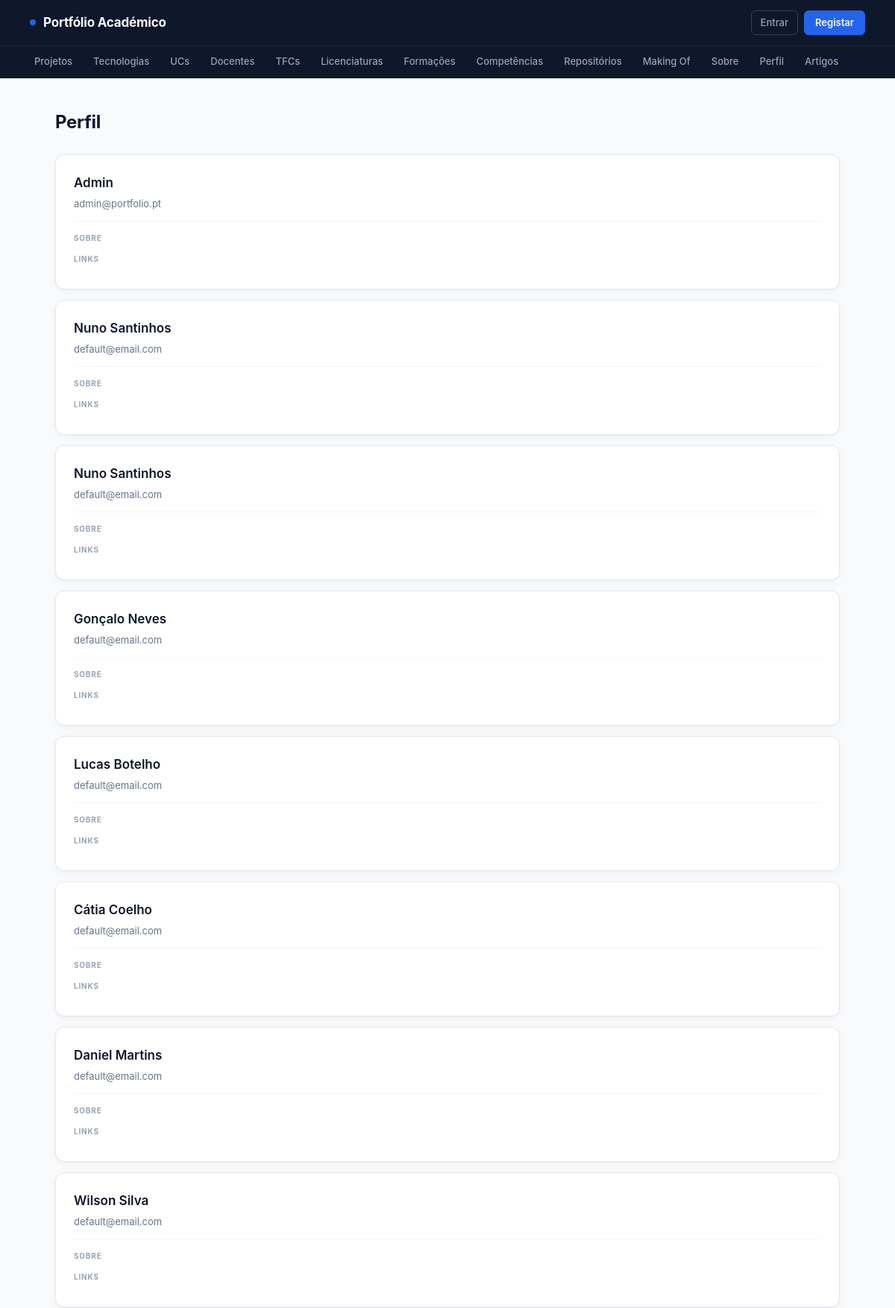
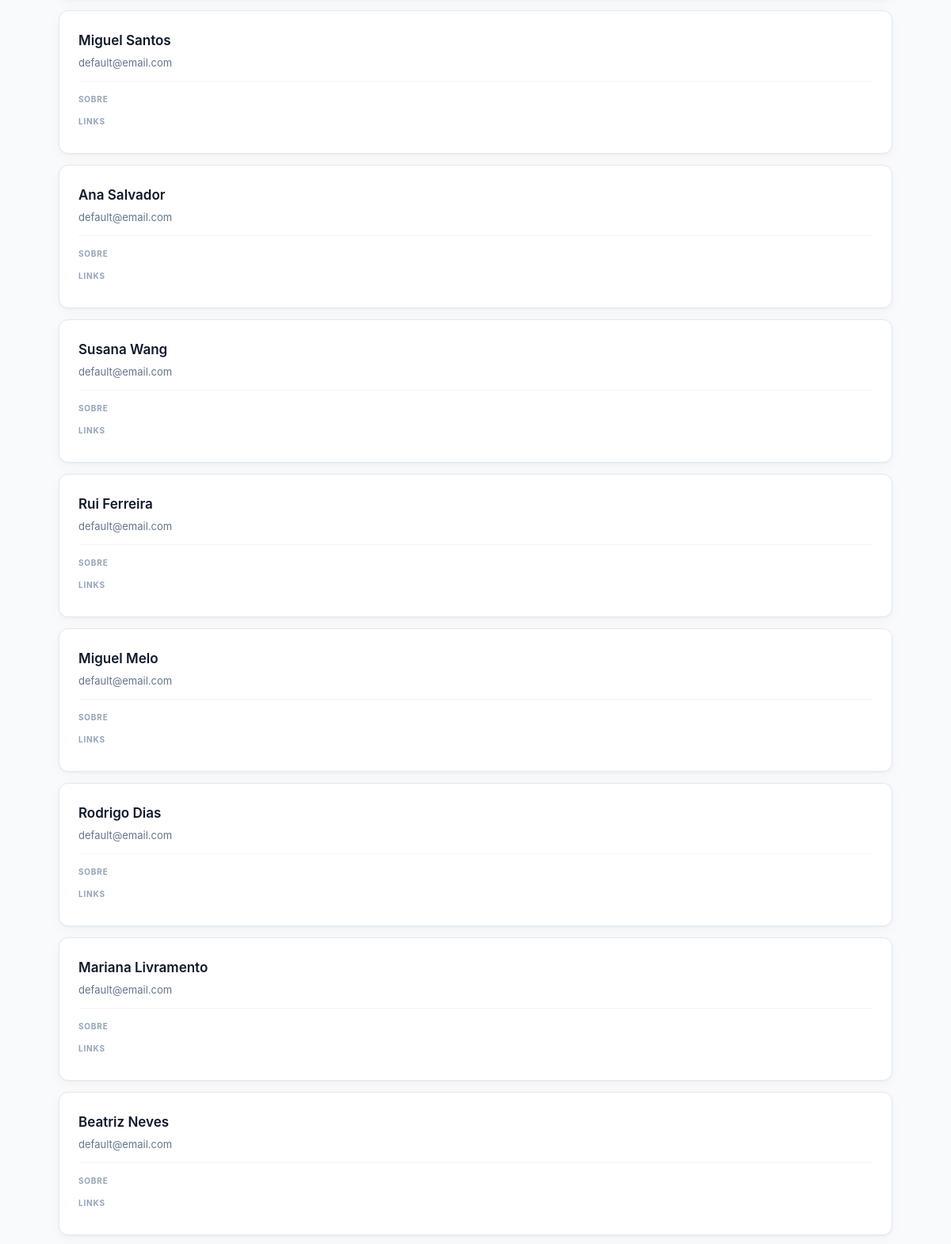
Page /utilizadores/ (upper part) on the committed database (2 pictures, top to bottom).
### portfolio/models.py (models this page shows, shortened)
class Utilizador(models.Model):
    nome = models.CharField(max_length=100)
    email = models.EmailField()
    foto = models.ImageField(upload_to='utilizadores/', null=True, blank=True)
    bio = models.TextField(blank=True)
    linkedin_url = models.URLField(blank=True)
    github_url = models.URLField(blank=True)

### portfolio/views.py (the view)
# urls.py: path('utilizadores/', views.utilizadores_view, name='utilizadores_view'),
def utilizadores_view(request):
    utilizadores = Utilizador.objects.all()
    return render(request, 'portfolio/utilizadores.html', {'utilizadores': utilizadores})

### portfolio/templates/portfolio/utilizadores.html (shortened to what this page needs)
{% extends "portfolio/base.html" %}
{% block content %}
<h2>Perfil</h2>
<section>
    {% for u in utilizadores %}
    <article>
        <header>
            <h3>{{ u.nome }}</h3>
            <p>{{ u.email }}</p>
        </header>
        <section>
            <h4>Sobre</h4>
        </section>
        <section>
            <h4>Links</h4>
        </section>
    </article>
    {% empty %}
        <p>Sem utilizadores.</p>
    {% endfor %}
</section>
{% endblock %}

### portfolio/templates/portfolio/base.html (shortened to what this page needs)
<!DOCTYPE html>
<html lang="pt">
<head>
    {% load static %}
    <link rel="stylesheet" href="{% static 'portfolio/styles.css' %}">
</head>
<body>
<header>
    <div class="header-brand">
        <div class="brand-logo">
            <span class="brand-dot"></span>
            <h1>Portfólio Académico</h1>
        </div>
        <div class="auth-nav">
            {% if request.user.is_authenticated %}
                <span class="auth-user">
                    &#128100; {{ request.user.username }}
                    {% if request.user.groups.all %}
                        <small>({{ request.user.groups.first.name }})</small>
                    {% endif %}
                </span>
                {% if request.user.is_staff %}
                    <a href="{% url 'admin:index' %}" class="btn-ghost">Admin</a>
                {% endif %}
                <a href="{% url 'logout' %}" class="btn-ghost">Sair</a>
            {% else %}
                <a href="{% url 'login' %}" class="btn-ghost">Entrar</a>
                <a href="{% url 'registo' %}" class="btn-primary">Registar</a>
            {% endif %}
        </div>
    </div>
    <div class="header-nav">
        <nav>
            <a href="{% url 'projetos_view' %}">Projetos</a>
            <a href="{% url 'tecnologias_view' %}">Tecnologias</a>
            <a href="{% url 'ucs_view' %}">UCs</a>
            <a href="{% url 'docentes_view' %}">Docentes</a>
            <a href="{% url 'tfcs_view' %}">TFCs</a>
            <a href="{% url 'licenciaturas_view' %}">Licenciaturas</a>
            <a href="{% url 'formacoes_view' %}">Formações</a>
            <a href="{% url 'competencias_view' %}">Competências</a>
            <a href="{% url 'repositorios_view' %}">Repositórios</a>
            <a href="{% url 'makingof_view' %}">Making Of</a>
            <a href="{% url 'sobre_view' %}">Sobre</a>
            <a href="{% url 'utilizadores_view' %}">Perfil</a>
            <a href="{% url 'lista_artigos' %}">Artigos</a>
        </nav>
    </div>
</header>
<main>
    {% block content %}
    {% endblock %}
</main>
</body>
</html>

### portfolio/static/portfolio/styles.css (style rules this page uses)
*, *::before, *::after { box-sizing: border-box; margin: 0; padding: 0; }
body { font-family: "Inter", "Segoe UI", system-ui, -apple-system, sans-serif; background: #F8FAFC; color: #0F172A; line-height: 1.6; min-height: 100vh; display: flex; flex-direction: column; }
body > header { background: #0F172A; position: sticky; top: 0; z-index: 100; box-shadow: 0 1px 0 rgba(255,255,255,0.06); }
.header-brand { display: flex; align-items: center; justify-content: space-between; padding: 14px 40px; border-bottom: 1px solid #1E293B; }
.brand-logo { display: flex; align-items: center; gap: 10px; }
.brand-dot { width: 8px; height: 8px; background: #2563EB; border-radius: 50%; flex-shrink: 0; }
.header-brand h1 { font-size: 17px; font-weight: 700; color: #F8FAFC; letter-spacing: -0.2px; }
.header-nav { overflow-x: auto; scrollbar-width: none; }
.header-nav nav { display: flex; align-items: stretch; padding: 0 32px; white-space: nowrap; gap: 0; }
.header-nav nav a { color: #94A3B8; font-size: 13px; font-weight: 500; text-decoration: none; padding: 10px 14px; border-bottom: 2px solid transparent; transition: color 0.15s, border-color 0.15s; flex-shrink: 0; }
.auth-nav { display: flex; align-items: center; gap: 8px; }
.auth-nav a.btn-ghost { color: #94A3B8; text-decoration: none; padding: 5px 12px; border-radius: 6px; font-size: 13px; font-weight: 500; border: 1px solid #334155; transition: all 0.15s; }
.auth-nav a.btn-primary { color: white; text-decoration: none; padding: 5px 14px; border-radius: 6px; font-size: 13px; font-weight: 600; background: #2563EB; border: 1px solid #2563EB; transition: all 0.15s; }
main { flex: 1; max-width: 1100px; width: 100%; margin: 40px auto; padding: 0 24px; }
a { color: #2563EB; text-decoration: none; }
h2 { font-size: 24px; font-weight: 700; color: #0F172A; margin-bottom: 24px; letter-spacing: -0.3px; }
h3 { color: #0F172A; }
section > article { background: white; padding: 24px; border-radius: 12px; border: 1px solid #E2E8F0; box-shadow: 0 1px 3px rgba(15,23,42,0.04), 0 4px 16px rgba(15,23,42,0.03); transition: box-shadow 0.2s, transform 0.2s; margin-bottom: 14px; }
article > header { margin-bottom: 14px; padding-bottom: 12px; border-bottom: 1px solid #F1F5F9; }
article > header > h3 { font-size: 17px; font-weight: 600; color: #0F172A; margin-bottom: 4px; }
article > header > p { font-size: 13px; color: #64748B; }
article > section { margin-top: 12px; }
article > section > h4 { font-size: 10px; text-transform: uppercase; letter-spacing: 0.08em; color: #94A3B8; font-weight: 700; margin-bottom: 8px; }

### rows in the picture
Utilizador: nome "Admin", email "admin@portfolio.pt"
Utilizador: nome "Nuno Santinhos", email "default@email.com"
Utilizador: nome "Nuno Santinhos", email "default@email.com"
Utilizador: nome "Gonçalo Neves", email "default@email.com"
Utilizador: nome "Lucas Botelho", email "default@email.com"
Utilizador: nome "Cátia Coelho", email "default@email.com"
Utilizador: nome "Daniel Martins", email "default@email.com"
Utilizador: nome "Wilson Silva", email "default@email.com"
Utilizador: nome "Miguel Santos", email "default@email.com"
Utilizador: nome "Ana Salvador", email "default@email.com"
Utilizador: nome "Susana Wang", email "default@email.com"
Utilizador: nome "Rui Ferreira", email "default@email.com"
Utilizador: nome "Miguel Melo", email "default@email.com"
Utilizador: nome "Rodrigo Dias", email "default@email.com"
Utilizador: nome "Mariana Livramento", email "default@email.com"
Utilizador: nome "Beatriz Neves", email "default@email.com"
